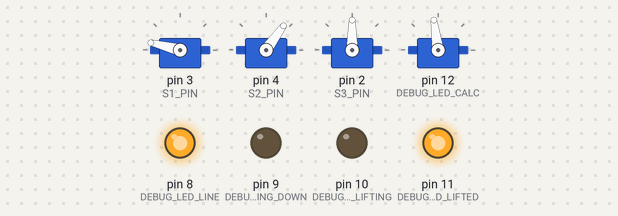
The sketch below on a simulated Arduino Nano, built with avr-gcc and run on an emulated ATmega328P. Parts: 4 × servo, output pins drawn as LEDs (lit = HIGH). Wiring (inferred from the names in the program): servo: signal pin 12. Servo pulses on a pin are drawn as a servo (544–2400 µs = 0–180°); pins used as bus, display or sensor lines are not drawn.

Above: at 0.1 s.
At 3.1 s:
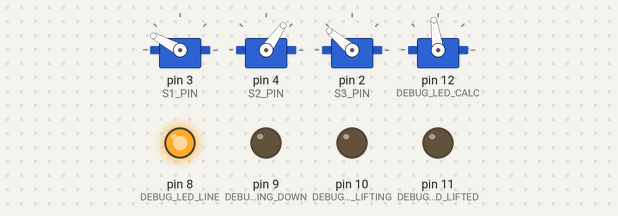
At 5.3 s:
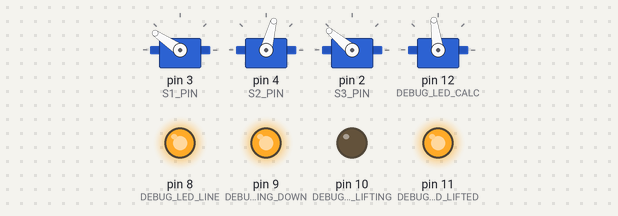
At 10.1 s:
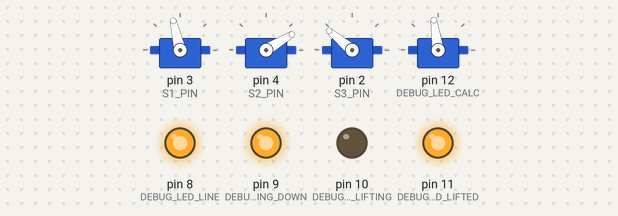
At 15.1 s:
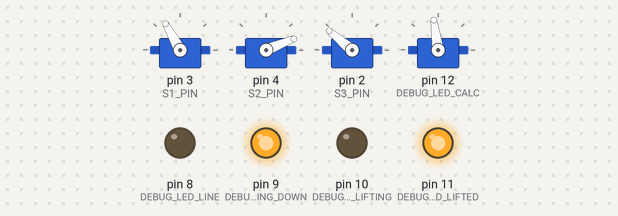
At 20.0 s:
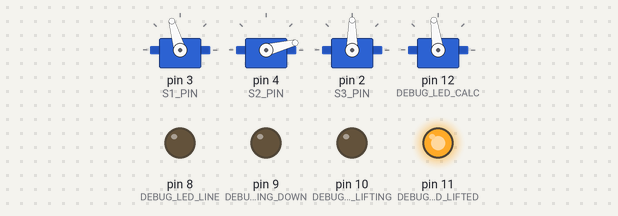
Timing chart, 0 to 21.5 s (numbered marks = the images above):
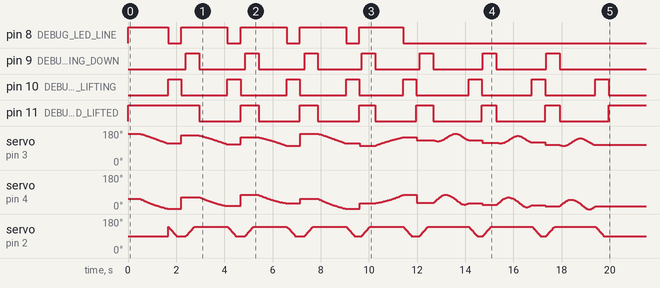

The sketch:

parallel_scara_v2.ino
```cpp
#include <Arduino.h>
//#include <math.h> //for Arduino IDE
// #include "hardware/tools/avr/avr/include/math.h" //for vscode
#include <Servo.h>

#define S1_PIN 3
#define S2_PIN 4
#define S3_PIN 2
#define DEBUG_LED_CALC 12
#define DEBUG_LED_LIFTED 11
#define DEBUG_LED_LIFTING 10
#define DEBUG_LED_PUTTING_DOWN 9
#define DEBUG_LED_LINE 8

#define S1_POS_X 0
#define S1_POS_Y 0

#define S2_POS_X 50
#define S2_POS_Y 0

#define S1_OFFSET 2.5
#define S2_OFFSET -7.5

#define ARM_LEN_1 75
#define ARM_LEN_2 100
#define ARM_LEN_3 35

#define LIFT_HEIGHT 90
#define BASE_HEIGHT 40
#define LIFTING_SPEED 7 //lower is faster

#define STEPS_PER_MM 1
#define CIRCLE_PRECISION 0.05
#define MS_PER_DEG 3.0 //1.7

Servo servo1;
Servo servo2;
Servo servo3;

double actual_x = 0;
double actual_y = 0;
double actual_s1_deg = 0;
double actual_s2_deg = 0;
bool lifted = false;

void go_to(double, double);
void lift();
void lift_fast();
void put_down();
void put_down_fast();
void draw_line(double, double, double, double, bool = false);
void draw_circle(double, double, double);

void lift()
{
  digitalWrite(DEBUG_LED_LIFTING, HIGH);

  for(int i = BASE_HEIGHT+1; i <= LIFT_HEIGHT; i++)
  {
    servo3.write(180 - i);
    delay(LIFTING_SPEED);
  }
  delay(200);
  lifted = true;

  digitalWrite(DEBUG_LED_LIFTED, HIGH);
  digitalWrite(DEBUG_LED_LIFTING, LOW);
}

void lift_fast()
{
  digitalWrite(DEBUG_LED_LIFTING, HIGH);

  servo3.write(180 - LIFT_HEIGHT);
  delay(200);
  lifted = true;

  digitalWrite(DEBUG_LED_LIFTED, HIGH);
  digitalWrite(DEBUG_LED_LIFTING, LOW);
}

void put_down()
{
  digitalWrite(DEBUG_LED_PUTTING_DOWN, HIGH);

  for(int i = LIFT_HEIGHT-1; i >= BASE_HEIGHT; i--)
  {
    servo3.write(180 - i);
    delay(LIFTING_SPEED);
  }
  delay(200);
  lifted = false;

  digitalWrite(DEBUG_LED_LIFTED, LOW);
  digitalWrite(DEBUG_LED_PUTTING_DOWN, LOW);
}

void put_down_fast()
{
  digitalWrite(DEBUG_LED_PUTTING_DOWN, HIGH);

  servo3.write(180 - BASE_HEIGHT);
  delay(200);
  lifted = false;

  digitalWrite(DEBUG_LED_LIFTED, LOW);
  digitalWrite(DEBUG_LED_PUTTING_DOWN, LOW);
}

void draw_line(double x1, double y1, double x2, double y2, bool without_lifting)
{
  digitalWrite(DEBUG_LED_LINE, HIGH);
  go_to(x1, y1);

  if(lifted)
    put_down();

  double dx = x2 - x1;
  double dy = y2 - y1;
  double c = round(STEPS_PER_MM * sqrt(dx*dx + dy*dy));

  for(int i = 0; i <= c; i++)
  {
    go_to(x1 + i*dx/c, y1 + i*dy/c);
  }

  digitalWrite(DEBUG_LED_LINE, LOW);

  if(!without_lifting)
    lift();
}

void draw_circle(double x, double y, double radius)
{
  go_to(x+cos(0)*radius, y+sin(0)*radius);

  if(lifted)
    put_down();

  for(double r = CIRCLE_PRECISION; r <= M_PI*2; r += CIRCLE_PRECISION)
  {
    //draw_line(actual_x, actual_y, x+cos(r)*radius, y+sin(r)*radius, true);
    go_to(x+cos(r)*radius, y+sin(r)*radius);
  }

  lift();
}

inline double cosine_angle_rule(double a, double b, double c)
{
  // cosine rule for angle between c and a
  return acos((a * a + c * c - b * b) / (2 * a * c));
}

inline double cosine_side_rule(double A, double b, double c)
{
  return sqrt(b*b+c*c-2*b*c*cos(A));
}

inline double rad_to_deg(double rad)
{
  return rad * (180.0 / M_PI);
}

inline double pitagoras(double b, double c)
{
  return sqrt(b*b + c*c);
}

//for a better understanding take look at the following image:
//https://github.com/andres-zibula/project-images/blob/master/parallel_scara_stylus/parallel_scara_stylus.jpeg
void go_to(double x, double y)
{
  if (actual_x == x && actual_y == y)
    return;

  digitalWrite(DEBUG_LED_CALC, HIGH);

  double L4 = cosine_side_rule(M_PI - M_PI/4.0, ARM_LEN_2, ARM_LEN_3);
  double epsilon = cosine_angle_rule(L4, ARM_LEN_2, ARM_LEN_3);
  double d3 = pitagoras(S2_POS_X - x, y - S2_POS_Y);
  double theta2 = atan2(y, (S2_POS_X - x)) + cosine_angle_rule(d3, L4, ARM_LEN_1);

  double x4 = S2_POS_X + ARM_LEN_1*cos(M_PI - theta2);
  double y4 = S2_POS_Y + ARM_LEN_1*sin(M_PI - theta2);

  double delta = atan2((x4-x), (y-y4));

  double x1 = x + ARM_LEN_3*sin(delta-epsilon);
  double y1 = y - ARM_LEN_3*cos(delta-epsilon);

  double d1 = pitagoras(x1 - S1_POS_X, y1 - S1_POS_Y);
  double theta1 = atan2((y1 - S1_POS_Y), (x1 - S1_POS_X)) + cosine_angle_rule(d1, ARM_LEN_2, ARM_LEN_1);

  double s1deg = rad_to_deg(theta1);
  double s2deg = rad_to_deg(M_PI - theta2);

  servo1.write(s1deg + S1_OFFSET);
  servo2.write(s2deg + S2_OFFSET);

  double max_dist = max(abs(actual_s1_deg - s1deg), abs(actual_s2_deg - s2deg));
  int delay_servo = ceil(MS_PER_DEG*ceil(max_dist));

  if (delay_servo < 10)
    delay_servo = 10;

  actual_x = x;
  actual_y = y;
  actual_s1_deg = s1deg;
  actual_s2_deg = s2deg;

  digitalWrite(DEBUG_LED_CALC, LOW);
  delay(delay_servo);
}

void setup()
{
  pinMode(DEBUG_LED_CALC, OUTPUT);
  pinMode(DEBUG_LED_LIFTED, OUTPUT);
  pinMode(DEBUG_LED_LIFTING, OUTPUT);
  pinMode(DEBUG_LED_PUTTING_DOWN, OUTPUT);
  pinMode(DEBUG_LED_LINE, OUTPUT);

  digitalWrite(DEBUG_LED_CALC, LOW);
  digitalWrite(DEBUG_LED_LIFTED, HIGH);
  digitalWrite(DEBUG_LED_LIFTING, LOW);
  digitalWrite(DEBUG_LED_PUTTING_DOWN, LOW);
  digitalWrite(DEBUG_LED_LINE, LOW);

  servo1.attach(S1_PIN);
  servo2.attach(S2_PIN);
  servo3.attach(S3_PIN);
  servo1.write(90);
  servo2.write(90);
  servo3.write(90);

  draw_line(-25, 130, 75, 130);
  draw_line(-25, 150, 75, 150);
  draw_line(-25, 170, 75, 170);

  draw_line(-25, 130, 75, 130);
  draw_line(75, 170, -25, 170);

  draw_circle(0, 150, 32);
  draw_circle(25, 150, 32);
  draw_circle(50, 150, 32);

}

void loop()
{
  delay(1000);
}
```

main_.cpp
```cpp
#include <Arduino.h>
#include <Servo.h>

Servo servoA;
Servo servoB;
Servo servoP;

// hardware config
const int LED = 13; // Onboard LED
const int A_PIN = 3;
const int B_PIN = 4;
const int P_PIN = 2;
const unsigned long INACTIVITY_DELAY = 300000; // 5 minutes
const int MAX_ANGLE_STEP = 30;                 // max jump for each reaction

unsigned long lastChangeTime = millis();
int proximity = HIGH; // HIGH = no obstacle
int previousProximity = HIGH;
int currentAngle = 90;
int currentDirection = 1; // 1 for increasing angle, -1 for decreasing

// forward declarations of functions
void moveTo(Servo, int); // move to given angle
int twitch(Servo, int);  // random jump
void wave(Servo);        // slow move bach & forth
void once();
void show();
int direction(int, int);

void setup()
{
  Serial.begin(9600);
  servoA.attach(A_PIN);
  servoB.attach(B_PIN);
  servoP.attach(P_PIN);
  pinMode(LED, OUTPUT);

  delay(500);
  // wave(servoP);
  servoP.write(0);
  Serial.println("A  B  P");
  once();
}

void loop()
{
  wave(servoA);
  // wave(servoB);
  delay(1000);
}

void once()
{
  show();
  servoP.write(0);
  delay(1000);
  servoA.write(90);
  delay(1000);
  servoB.write(90);
  show();
}

void show()
{
  Serial.print(servoA.read());
  Serial.print("   ");
  Serial.print(servoB.read());
  Serial.print("   ");
  Serial.print(servoP.read());
  Serial.println("   ");
}

void moveTo(Servo servo, int target)
{
  int current = servo.read();
  int dir = direction(current, target);
  while (abs(current - target) > 2)
  {
    current = servo.read();
    int aim = current + dir;
    servo.write(aim);
    delay(10);
  }
}

int direction(int current, int target)
{
  if (target > current)
    return 1;
  if (current > target)
    return -1;
  return 0;
}

void wave(Servo servo)
{
  for (int i = 20; i < 160; i++)
  {
    moveTo(servo, i);
  }
  for (int i = 160; i > 20; i--)
  {
    moveTo(servo, i);
  }
  show();
}
```

main__.cpp
```cpp
#include <Arduino.h>
// #include <utility>   // for pair

// http://www.cplusplus.com/reference/utility/pair/pair/

//#include <math.h> //for Arduino IDE
// #include "hardware/tools/avr/avr/include/math.h" //for vscode
#include <Servo.h>

// mine
// const int A_PIN = 3;
// const int B_PIN = 4;
// const int P_PIN = 2;

// his
/*
#define S1_PIN 3
#define S2_PIN 4
#define S3_PIN 2
*/
#define S1_PIN 3
#define S2_PIN 4
#define S3_PIN 2

#define S1_POS_X 0
#define S1_POS_Y 0

#define S2_POS_X 50
#define S2_POS_Y 0

#define S1_OFFSET 2.5
#define S2_OFFSET -7.5

#define ARM_LEN_1 85
#define ARM_LEN_2 100
#define ARM_LEN_3 35

#define LIFT_HEIGHT 180
// 90
#define BASE_HEIGHT 40
#define LIFTING_SPEED 7 //lower is faster

#define STEPS_PER_MM 5
#define CIRCLE_PRECISION 0.05
#define MS_PER_DEG 5.0 //1.7

Servo servo_A;
Servo servo_B;
Servo servo_P;

double current_x = 0;
double current_y = 0;
double current_s1_deg = 0;
double current_s2_deg = 0;
bool lifted = false;

void move_to(double, double);
void pen_up();
void pen_down();
void draw_line(double, double, double, double, bool = false);
void draw_circle(double, double, double);

void pen_up()
{

   for(int i = servo_P.read(); i > 0; i--)
  {
    servo_P.write(i);
   // delay(LIFTING_SPEED);
   delay(20);
  }
}


void pen_down()
{
  for(int i = servo_P.read(); i < 180; i++)
  {
    servo_P.write(i);
   // delay(LIFTING_SPEED);
   delay(20);
  }
}

void draw_line(double x1, double y1, double x2, double y2, bool without_lifting)
{
  move_to(x1, y1);

  if(lifted)
    pen_down();

  double dx = x2 - x1;
  double dy = y2 - y1;
  double c = round(STEPS_PER_MM * sqrt(dx*dx + dy*dy));

  for(int i = 0; i <= c; i++)
  {
    move_to(x1 + i*dx/c, y1 + i*dy/c);
  }

  if(!without_lifting)
    pen_up();
}

void draw_circle(double x, double y, double radius)
{
  move_to(x+cos(0)*radius, y+sin(0)*radius);

  if(lifted)
    pen_down();

  for(double r = CIRCLE_PRECISION; r <= M_PI*2; r += CIRCLE_PRECISION)
  {
    //draw_line(current_x, current_y, x+cos(r)*radius, y+sin(r)*radius, true);
    move_to(x+cos(r)*radius, y+sin(r)*radius);
  }

  pen_up();
}

inline double cosine_angle_rule(double a, double b, double c)
{
  // cosine rule for angle between c and a
  return acos((a * a + c * c - b * b) / (2 * a * c));
}

inline double cosine_side_rule(double A, double b, double c)
{
  return sqrt(b*b+c*c-2*b*c*cos(A));
}

inline double rad_to_deg(double rad)
{
  return rad * (180.0 / M_PI);
}

inline double pitagoras(double b, double c)
{
  return sqrt(b*b + c*c);
}

//for a better understanding take look at the following image:
//https://github.com/andres-zibula/project-images/blob/master/parallel_scara_stylus/parallel_scara_stylus.jpeg
void move_to(double x, double y)
{
  if (current_x == x && current_y == y)
    return;

  double L4 = cosine_side_rule(M_PI - M_PI/4.0, ARM_LEN_2, ARM_LEN_3);
  double epsilon = cosine_angle_rule(L4, ARM_LEN_2, ARM_LEN_3);
  double d3 = pitagoras(S2_POS_X - x, y - S2_POS_Y);
  double theta2 = atan2(y, (S2_POS_X - x)) + cosine_angle_rule(d3, L4, ARM_LEN_1);

  double x4 = S2_POS_X + ARM_LEN_1*cos(M_PI - theta2);
  double y4 = S2_POS_Y + ARM_LEN_1*sin(M_PI - theta2);

  double delta = atan2((x4-x), (y-y4));

  double x1 = x + ARM_LEN_3*sin(delta-epsilon);
  double y1 = y - ARM_LEN_3*cos(delta-epsilon);

  double d1 = pitagoras(x1 - S1_POS_X, y1 - S1_POS_Y);
  double theta1 = atan2((y1 - S1_POS_Y), (x1 - S1_POS_X)) + cosine_angle_rule(d1, ARM_LEN_2, ARM_LEN_1);

  double s1deg = rad_to_deg(theta1);
  double s2deg = rad_to_deg(M_PI - theta2);

//  int current_A = servo_A.read(); // previous written value
//  int current_B = servo_B.read(); // not read from servo


  servo_A.write(s1deg + S1_OFFSET);
  servo_B.write(s2deg + S2_OFFSET);

  double max_dist = max(abs(current_s1_deg - s1deg), abs(current_s2_deg - s2deg));
  int delay_servo = ceil(MS_PER_DEG*ceil(max_dist));

  if (delay_servo < 10)
    delay_servo = 10;

  current_x = x;
  current_y = y;
  current_s1_deg = s1deg;
  current_s2_deg = s2deg;

  delay(delay_servo);
}

void setup()
{
  servo_A.attach(S1_PIN);
  servo_B.attach(S2_PIN);
  servo_P.attach(S3_PIN);
 // servo_A.write(90);
 // servo_B.write(90);
 // servo_P.write(90);

 /*
  move_to(10, 10);
pen_down();
   draw_line(10, 10, 11, 11);
   pen_up();
  */

 /*
  pen_up();
    servo_A.write(90);
  servo_B.write(90);
pen_down();

  servo_A.write(100);
  servo_B.write(100);
  pen_up();
*/

  // draw_line(-25, 130, 75, 130);
  // draw_line(-25, 150, 75, 150);
  // draw_line(-25, 170, 75, 170);

  // draw_line(-25, 130, 75, 130);
  // draw_line(75, 170, -25, 170);

  draw_circle(0, 150, 32);

servo_A.write(90);
 servo_B.write(90);
servo_P.write(180);


  // draw_circle(25, 150, 32);
  // draw_circle(50, 150, 32);

  // pen_up();
// pen_down();
// pen_up();
}

void loop()
{
  delay(1000);
}
```
